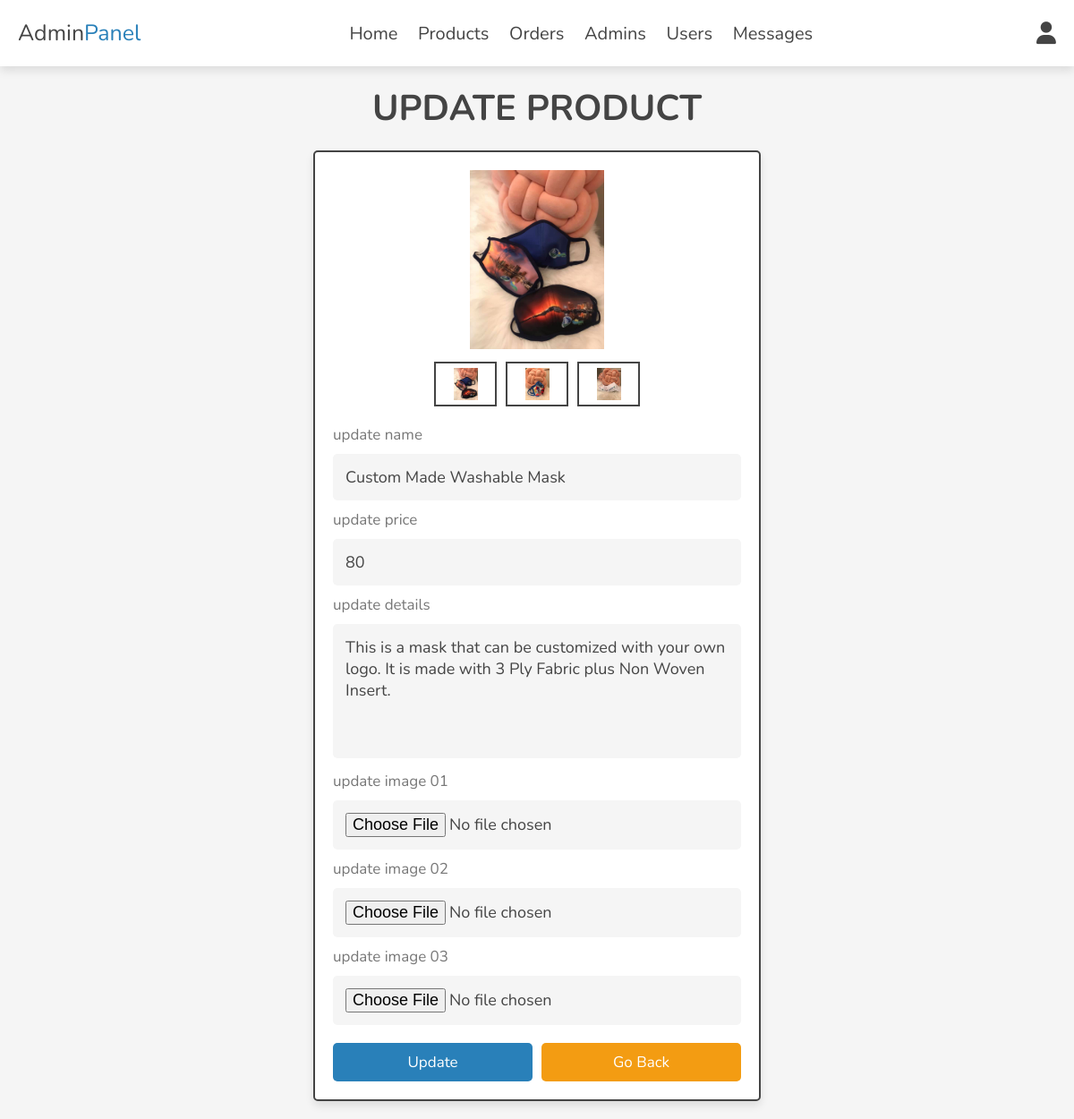
Screenshot of /admin/update_product.php?update=1 (signed in) with the database file from the repository.
### tables this page shows
CREATE TABLE `products` (
  `id` int(100) NOT NULL,
  `name` varchar(100) NOT NULL,
  `details` varchar(500) NOT NULL,
  `price` int(10) NOT NULL,
  `image_01` varchar(100) NOT NULL,
  `image_02` varchar(100) NOT NULL,
  `image_03` varchar(100) NOT NULL
);

### admin/update_product.php (the view, shortened to what this page needs)
<?php
include '../components/connect.php';
?>
<!DOCTYPE html>
<html lang="en">
<head>
   <link rel="stylesheet" href="https://cdnjs.cloudflare.com/ajax/libs/font-awesome/6.1.1/css/all.min.css">
   <link rel="stylesheet" href="../css/admin_style.css">
</head>
<body>
<?php include '../components/admin_header.php'; ?>
<section class="update-product">
   <h1 class="heading">update product</h1>
   <?php
      $update_id = $_GET['update'];
      $select_products = $conn->prepare("SELECT * FROM `products` WHERE id = ?");
      $select_products->execute([$update_id]);
      if($select_products->rowCount() > 0){
         while($fetch_products = $select_products->fetch(PDO::FETCH_ASSOC)){
   ?>
   <form action="" method="post" enctype="multipart/form-data">
      <div class="image-container">
         <div class="main-image">
            <img src="../uploaded_img/<?= $fetch_products['image_01']; ?>" alt="">
         </div>
         <div class="sub-image">
            <img src="../uploaded_img/<?= $fetch_products['image_01']; ?>" alt="">
            <img src="../uploaded_img/<?= $fetch_products['image_02']; ?>" alt="">
            <img src="../uploaded_img/<?= $fetch_products['image_03']; ?>" alt="">
         </div>
      </div>
      <span>update name</span>
      <input type="text" name="name" required class="box" maxlength="100" placeholder="enter product name" value="<?= $fetch_products['name']; ?>">
      <span>update price</span>
      <input type="number" name="price" required class="box" min="0" max="9999999999" placeholder="enter product price" onkeypress="if(this.value.length == 10) return false;" value="<?= $fetch_products['price']; ?>">
      <span>update details</span>
      <textarea name="details" class="box" required cols="30" rows="10"><?= $fetch_products['details']; ?></textarea>
      <span>update image 01</span>
      <input type="file" name="image_01" accept="image/jpg, image/jpeg, image/png, image/webp" class="box">
      <span>update image 02</span>
      <input type="file" name="image_02" accept="image/jpg, image/jpeg, image/png, image/webp" class="box">
      <span>update image 03</span>
      <input type="file" name="image_03" accept="image/jpg, image/jpeg, image/png, image/webp" class="box">
      <div class="flex-btn">
         <input type="submit" name="update" class="btn" value="update">
         <a href="products.php" class="option-btn">go back</a>
      </div>
   </form>
   <?php
         }
      }else{
         echo '<p class="empty">no product found!</p>';
      }
   ?>
</section>
</body>
</html>

### css/admin_style.css (style rules this page uses)
:root { --main-color:#2980b9; --orange:#f39c12; --red:#e74c3c; --black:#444; --white:#fff; --light-color:#777; --light-bg:#f5f5f5; --border:.2rem solid var(--black); --box-shadow:0 .5rem 1rem rgba(0,0,0,.1); }
* { font-family: 'Nunito', sans-serif; margin:0; padding:0; box-sizing: border-box; outline: none; border:none; text-decoration: none; }
html { font-size: 62.5%; overflow-x: hidden; }
body { background-color: var(--light-bg); }
section { padding:2rem; max-width: 1200px; margin:0 auto; }
.heading { font-size: 4rem; color:var(--black); margin-bottom: 2rem; text-align: center; text-transform: uppercase; }
.btn, .delete-btn, .option-btn { display: block; width: 100%; margin-top: 1rem; border-radius: .5rem; padding:1rem 3rem; font-size: 1.7rem; text-transform: capitalize; color:var(--white); cursor: pointer; text-align: center; }
.btn { background-color: var(--main-color); }
.option-btn { background-color: var(--orange); }
.flex-btn { display: flex; gap:1rem; }
.update-product form { background-color: var(--white); box-shadow: var(--box-shadow); border-radius: .5rem; border:var(--border); padding:2rem; max-width: 50rem; margin:0 auto; }
.update-product form .image-container { margin-bottom: 2rem; }
.update-product form .image-container .main-image img { height: 20rem; width: 100%; object-fit: contain; }
.update-product form .image-container .sub-image { display: flex; gap:1rem; justify-content: center; margin:1rem 0; }
.update-product form .image-container .sub-image img { height: 5rem; width: 7rem; object-fit: contain; padding:.5rem; border:var(--border); cursor: pointer; transition: .2s linear; }
.update-product form .box { width: 100%; border-radius: .5rem; padding:1.4rem; font-size: 1.8rem; color:var(--black); background-color: var(--light-bg); margin:1rem 0; }
.update-product form span { font-size: 1.7rem; color:var(--light-color); }
.update-product form textarea { height: 15rem; resize: none; }

### rows the page displays
products: image_01 (picture), image_02 (picture), image_03 (picture), name "Custom Made Washable Mask", price "80", details "This is a mask that can be customized with your own logo. It is made with 3 Ply Fabric plus Non Woven Insert."
